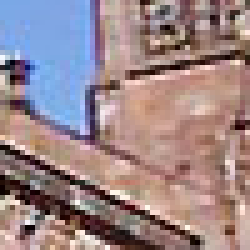
#> input picture Provo Corpus/sceneimages/Croppers/abbey_450_300.png, 50 x 50 px (shown 5 times larger); its folder holds only this picture in this run
$ python final_data_collector.py   (older library calls are emulated)
#> lines starting #> are read from the running program, lines starting #| are printed output that depends on the picture
import glob
from tqdm import tqdm
import cv2
import os
import sys
from matplotlib import pyplot as plt
import numpy as np
import pandas as pd

def get_RMS_contrast(arr):
	#Source: https://en.wikipedia.org/wiki/Contrast_(vision)
	m,n = np.shape(arr)
	avg = arr.mean()
	rms = np.sqrt(np.sum((arr-avg)**2)/(m*n))
	return rms

def get_brightness(arr):
	"""
	Brightness calculated using a Luma channel
	https://en.wikipedia.org/wiki/Luma_(video)
	"""
	R,G,B = arr[:,:,0], arr[:,:,1], arr[:,:,2]
	Y = 0.299*R + 0.587*G + 0.144*B
	return Y.mean()

def spit_out_CSV(how_long, everything):
	dfout = pd.DataFrame(everything)
	dfout = dfout.transpose()
	dfout.to_csv(how_long+'_image_info.csv')

def main(im_names):
	everything = {}
	print (len(im_names))
	cropper_length = 'Croppers/' #This will be helpful later in your journey.

	for im_name in tqdm(im_names):
		#This is how we will store the information about this particular image
		one_img = {}

		#Format the image name
		name = os.path.basename(im_name)
		splits = name.split('_')
		if len(splits)==3:
			name, x, y = splits
		elif len(splits)==4:
			name1, name2, x, y = splits
			name = '_'.join([name1, name2])
		else:
			print (im_name)
			raise ValueError('whats up?')
		y = y.split('.')[0] #take off the '.png' part at the end.
		#Also keep in mind that this is upside-down.


		#Get the images we need (color, B&W, vertical, horizontal)
		color_img = plt.imread(im_name).astype(np.float64)
		img = color_img.mean(axis=2) #B&W
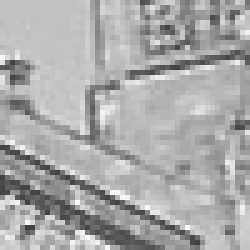
#> img: shape (50, 50) float64 (shown 5 times larger); min 0.26, max 0.98, mean 0.667
		tot_pixels = color_img.sum()
#> tot_pixels = 6665.7

		vert_img = cv2.Sobel(img, cv2.CV_64F, 1, 0, ksize=5)
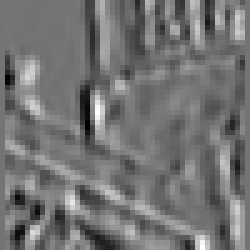
#> vert_img: shape (50, 50) float64 (shown 5 times larger); min -16.87, max 20.21, mean 0; drawn with min black and max white
		horiz_img = cv2.Sobel(img, cv2.CV_64F, 0, 1, ksize=5)
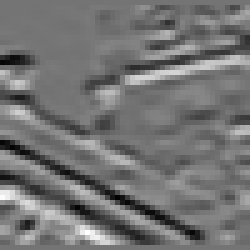
#> horiz_img: shape (50, 50) float64 (shown 5 times larger); min -20.74, max 24.56, mean -0.1; drawn with min black and max white

		#Get image info
		bright = get_brightness(color_img)
#> in get_brightness, `R,G,B = arr[:,:,0], arr[:,:,1], arr[:,:,2]`:
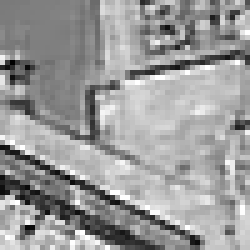
#> R: shape (50, 50) float64 (shown 5 times larger); min 0, max 1, mean 0.604
#> in get_brightness, `R,G,B = arr[:,:,0], arr[:,:,1], arr[:,:,2]`:
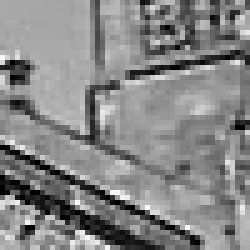
#> G: shape (50, 50) float64 (shown 5 times larger); min 0, max 0.976, mean 0.525
#> in get_brightness, `R,G,B = arr[:,:,0], arr[:,:,1], arr[:,:,2]`:
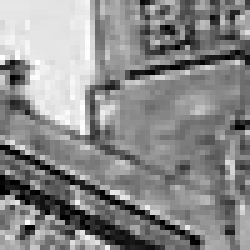
#> B: shape (50, 50) float64 (shown 5 times larger); min 0, max 1, mean 0.537
#> bright = 0.566
		contr = get_RMS_contrast(img)
#> in get_RMS_contrast, `avg = arr.mean()`: avg = 0.667
#> in get_RMS_contrast, `rms = np.sqrt(np.sum((arr-avg)**2)/(m*n))`: rms = 0.14
#> contr = 0.14
		fm = cv2.Laplacian(img, cv2.CV_64F).var()
#> fm = 0.0957
		vert_contr = get_RMS_contrast(vert_img)
#> vert_contr = 4.46
		vert_fm = cv2.Laplacian(vert_img, cv2.CV_64F).var()
#> vert_fm = 40.38
		horiz_contr = get_RMS_contrast(horiz_img)
#> horiz_contr = 5.81
		horiz_fm = cv2.Laplacian(horiz_img, cv2.CV_64F).var()
#> horiz_fm = 73.58
		#Colors
		R, G, B = color_img[:,:,0], color_img[:,:,1], color_img[:,:,2]
		if tot_pixels > 0:
			red_prop = R.sum()/tot_pixels
#> red_prop = 0.227
			green_prop = G.sum()/tot_pixels
#> green_prop = 0.197
			blue_prop = B.sum()/tot_pixels
#> blue_prop = 0.201
		else:
			red_prop, green_prop, blue_prop = 0, 0, 0

		#Put all that information in the DataFrame
		one_img['Brightness'] = bright
		one_img['Contrast'] = contr
		one_img['FM'] = fm
		one_img['VertContrast'] = vert_contr
		one_img['VertFM'] = vert_fm
		one_img['HorizContrast'] = horiz_contr
		one_img['HorizFM'] = horiz_fm
		one_img['Red'] = red_prop
		one_img['Green'] = green_prop
		one_img['Blue'] = blue_prop
		one_img['X'] = x
		one_img['Y'] = y

		#Save that information to a CSV
		everything[im_name[len(cropper_length):]] = one_img

		# spit_out_CSV('PARTIAL', everything)
		#^Putting in the above line allows us to update the CSV each iteration so we don't lose our progess,
		#but takes a long time each iteration, especially as the dictionary gets big.

	spit_out_CSV('FULL', everything)
#> in spit_out_CSV, `dfout = pd.DataFrame(everything)`: dfout = table of 12 rows and 1 columns
#> in spit_out_CSV, `dfout = dfout.transpose()`: dfout = table of 1 rows and 12 columns


if __name__ == '__main__':
	im_names = glob.glob('Croppers/*')
	main(im_names)

$ run again, on Provo Corpus/sceneimages/Croppers/abbey_450_500.png
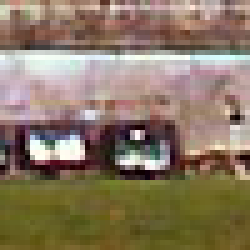
#> input picture Provo Corpus/sceneimages/Croppers/abbey_450_500.png, 50 x 50 px (shown 5 times larger)
#> in main, `img = color_img.mean(axis=2)`:
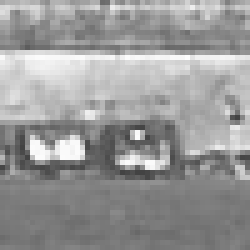
#> img: shape (50, 50) float64 (shown 5 times larger); min 0.263, max 0.992, mean 0.6
#> tot_pixels = 6004.9
#> in get_brightness, `R,G,B = arr[:,:,0], arr[:,:,1], arr[:,:,2]`:
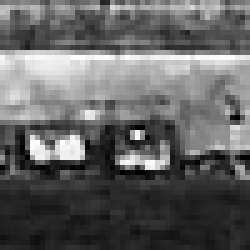
#> B: shape (50, 50) float64 (shown 5 times larger); min 0, max 1, mean 0.389
#> bright = 0.495
#> avg = 0.6
#> rms = 0.159
#> fm = 0.0402
#> vert_contr = 3.74
#> vert_fm = 24.36
#> horiz_contr = 6.61
#> horiz_fm = 50.79
#> red_prop = 0.225
#> green_prop = 0.197
#> blue_prop = 0.162
#> in spit_out_CSV, `dfout = pd.DataFrame(everything)`: dfout = table of 12 rows and 1 columns
#> in spit_out_CSV, `dfout = dfout.transpose()`: dfout = table of 1 rows and 12 columns
